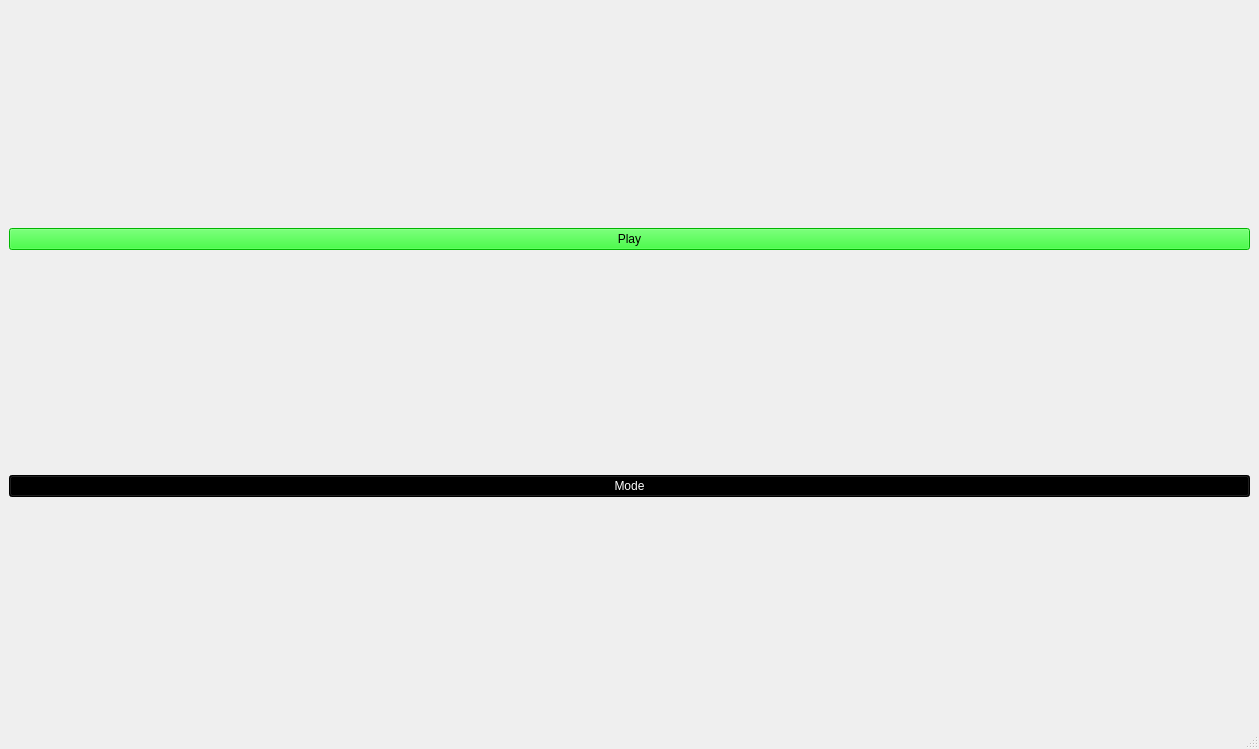
<?xml version="1.0" encoding="UTF-8"?>
<ui version="4.0">
 <class>MainWindow</class>
 <widget class="QMainWindow" name="MainWindow">
  <property name="geometry">
   <rect>
    <x>0</x>
    <y>0</y>
    <width>1259</width>
    <height>749</height>
   </rect>
  </property>
  <property name="windowTitle">
   <string>MainWindow</string>
  </property>
  <widget class="QWidget" name="centralwidget">
   <layout class="QHBoxLayout" name="horizontalLayout">
    <item>
     <layout class="QGridLayout" name="gridLayout">
      <item row="2" column="0">
       <widget class="QPushButton" name="Btn2">
        <property name="styleSheet">
         <string notr="true">background-color: rgb(0, 0, 0);
color: rgb(255, 255, 255);
font: 700 24pt &quot;맑은 고딕&quot;;</string>
        </property>
        <property name="text">
         <string>Mode</string>
        </property>
       </widget>
      </item>
      <item row="1" column="0">
       <widget class="QPushButton" name="Btn1">
        <property name="styleSheet">
         <string notr="true">font: 700 24pt &quot;맑은 고딕&quot;;
color: rgb(0, 0, 0);
background-color: rgb(0, 255, 0);</string>
        </property>
        <property name="text">
         <string>Play</string>
        </property>
       </widget>
      </item>
      <item row="0" column="0">
       <layout class="QGridLayout" name="gridLayout_3"/>
      </item>
     </layout>
    </item>
   </layout>
  </widget>
  <widget class="QMenuBar" name="menubar">
   <property name="geometry">
    <rect>
     <x>0</x>
     <y>0</y>
     <width>1259</width>
     <height>22</height>
    </rect>
   </property>
  </widget>
  <widget class="QStatusBar" name="statusbar"/>
 </widget>
 <resources/>
 <connections>
  <connection>
   <sender>Btn1</sender>
   <signal>clicked()</signal>
   <receiver>MainWindow</receiver>
   <slot>play()</slot>
   <hints>
    <hint type="sourcelabel">
     <x>74</x>
     <y>639</y>
    </hint>
    <hint type="destinationlabel">
     <x>110</x>
     <y>533</y>
    </hint>
   </hints>
  </connection>
  <connection>
   <sender>Btn2</sender>
   <signal>clicked()</signal>
   <receiver>MainWindow</receiver>
   <slot>mode()</slot>
   <hints>
    <hint type="sourcelabel">
     <x>718</x>
     <y>701</y>
    </hint>
    <hint type="destinationlabel">
     <x>708</x>
     <y>722</y>
    </hint>
   </hints>
  </connection>
 </connections>
 <slots>
  <slot>play()</slot>
  <slot>mode()</slot>
 </slots>
</ui>
